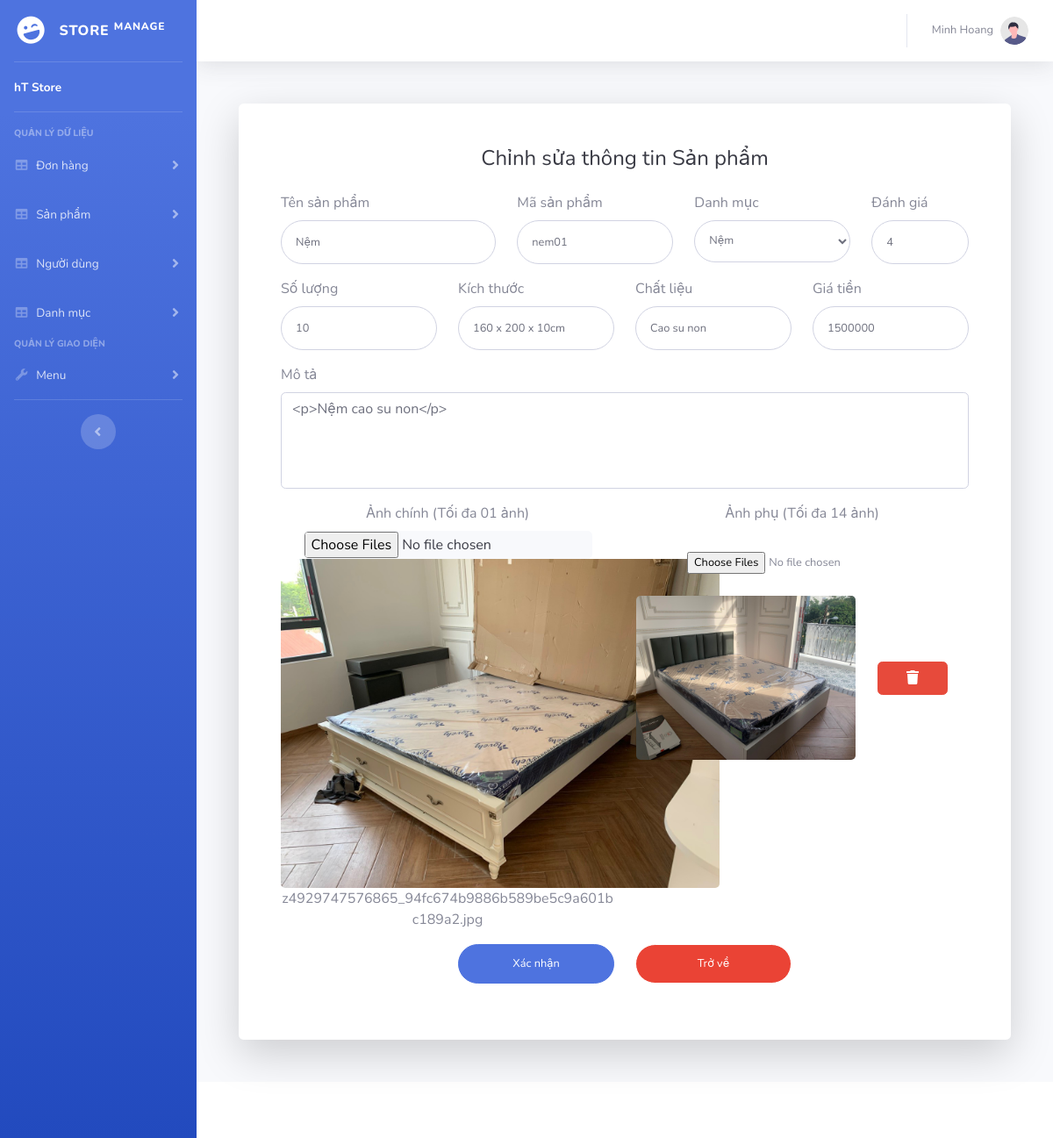
The app's page /admin/product/edit/39 (signed in), older data.
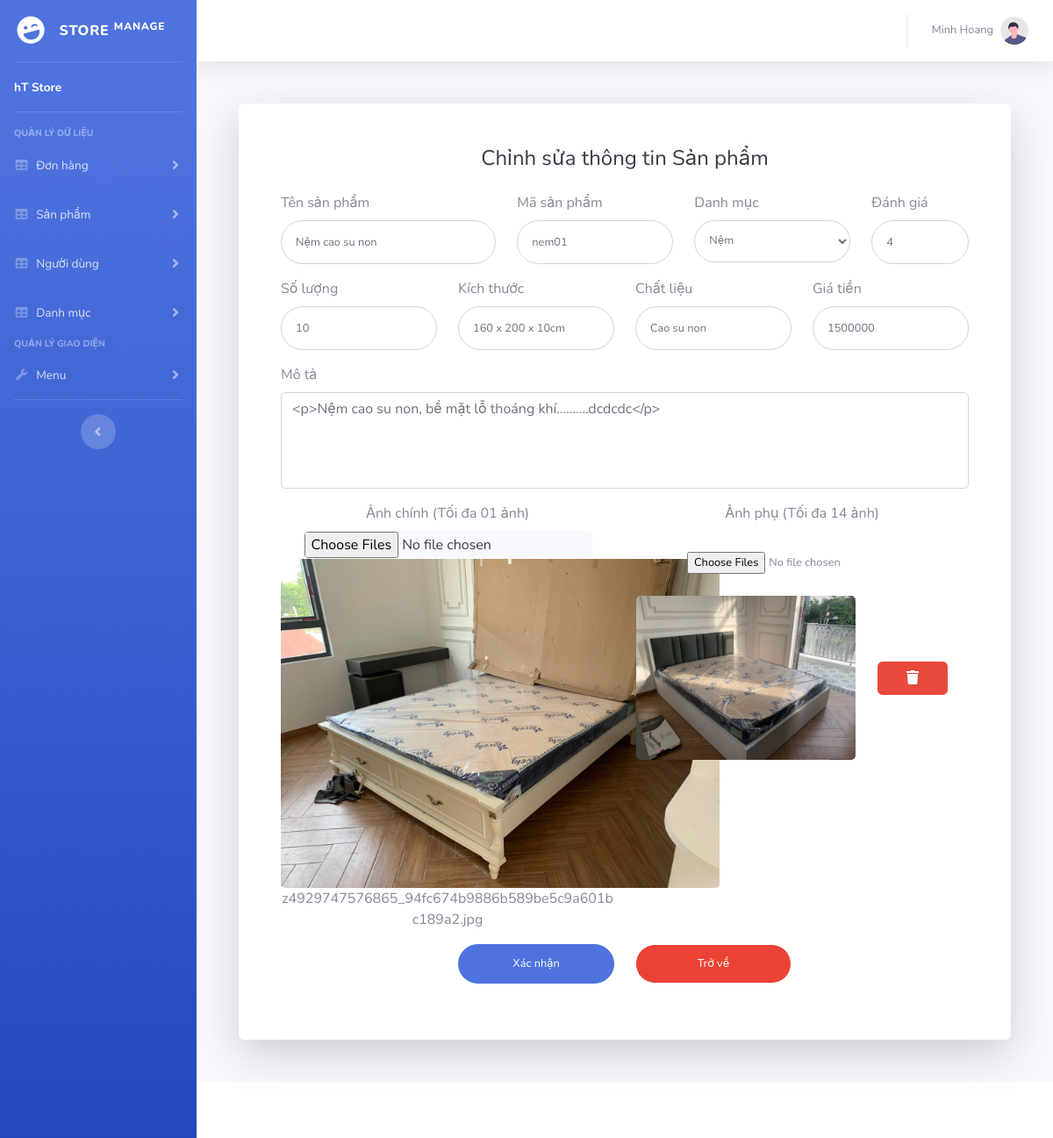
The same page, newer data.
### tables this page shows
CREATE TABLE `tbl_product` (
  `Id` int(11) NOT NULL,
  `ProductName` text DEFAULT NULL,
  `Description` text DEFAULT NULL,
  `IdCate` int(11) DEFAULT NULL,
  `Image` text DEFAULT NULL,
  `Quanity` int(11) DEFAULT NULL,
  `Size` text DEFAULT NULL,
  `ProdCode` text DEFAULT NULL,
  `Material` text DEFAULT NULL,
  `Price` int(11) DEFAULT NULL,
  `Rating` int(11) DEFAULT NULL
);

CREATE TABLE `tbl_category` (
  `Id` int(11) NOT NULL,
  `CategoryName` text DEFAULT NULL,
  `Description` text DEFAULT NULL
);

### app/Controllers/admin/ProductController.php (called while the page is built, shortened)
<?php
class ProductController extends Controller
{
    public function edit()
    {
        $data = [];
        $this->View($data);
    }
}

### app/ViewModels/ProductVM.php (called while the page is built, shortened)
<?php
class ProductVM extends Model
{
    function __construct($product = null)
    {
        if (!is_array($product)) {
            $id = $product;
            $product = $this->GetProductById($id);
        }
        $this->Id = isset($product["Id"]) ? $product["Id"] : null;
        $this->ProductName = isset($product["ProductName"]) ? $product["ProductName"] : null;
        $this->Description = isset($product["Description"]) ? $product["Description"] : null;
        $this->IdCate = isset($product["IdCate"]) ? $product["IdCate"] : null;
        $this->Image = isset($product["Image"]) ? $product["Image"] : null;
        $this->Quanity = isset($product["Quanity"]) ? $product["Quanity"] : null;
        $this->Size = isset($product["Size"]) ? $product["Size"] : null;
        $this->Price = isset($product["Price"]) ? $product["Price"] : null;
        $this->ProdCode = isset($product["ProdCode"]) ? $product["ProdCode"] : null;
        $this->Material = isset($product["Material"]) ? $product["Material"] : null;
        $this->Rating = isset($product["Rating"]) ? $product["Rating"] : null;
    }
    function GetProductById($id)
    {
        return $this->SELECTROW(ProductVM::tableName, $this->WhereEq("Id", $id));
    }
}

### core/Database.php (called while the page is built, shortened)
<?php
class Database
{
    public static $DbConnect;
    function __construct()
    {
        global $db_config;
        try {
            self::$DbConnect = new mysqli($db_config['host'], $db_config['user'], isset($db_config['pass']) ? $db_config['pass'] : '', $db_config['db']);
            mysqli_set_charset(self::$DbConnect, 'UTF8');
        } catch (Exception $exception) {
            $mess = $exception->getMessage();
            $data['mess'] = $mess;
            App::$app->loadError('database', $data);
            die();
        }
    }
    public function WhereEq($columname, $value)
    {
        return " `{$columname}` = '{$value}' ";
    }
    function SELECTROW($tableName = null, $where)
    {
        $sql = "SELECT * FROM `{$tableName}` WHERE {$where}";
        $result = self::$DbConnect->query($sql);
        if ($result->num_rows > 0) {
            return $result->fetch_assoc();
        }
        return null;
    }
    function SELECTROWS($tableName, $where)
    {
        $sql = "SELECT * FROM `{$tableName}` WHERE {$where}";
        $result = self::$DbConnect->query($sql);
        if ($result->num_rows > 0) {
            return $result;
        }
        return null;
    }
}

### app/ViewModels/CategoryVM.php (called while the page is built, shortened)
<?php
class CategoryVM extends Model
{
    function __construct($category = null)
    {
        $this->Id = isset($category["Id"]) ? $category["Id"] : null;
        $this->CategoryName = isset($category["CategoryName"]) ? $category["CategoryName"] : null;
    }
    function GetDataTable()
    {
        return $this->SELECTROWS(CategoryVM::tableName, "1");
    }
}

### app/ViewModels/ImageVM.php (called while the page is built, shortened)
<?php
class ImageVM extends Model
{
    function __construct($item = null)
    {
        $this->Id = isset($item["Id"]) ? $item["Id"] : null;
        $this->IdProd = isset($item["IdProd"]) ? $item["IdProd"] : null;
        $this->Image = isset($item["Image"]) ? $item["Image"] : null;
    }
    function GetDataTable()
    {
        return $this->SELECTROWS(ImageVM::tableName, "1");
    }
}

### app/Views/admin/product/edit.php (the view, shortened to what the changed rows need)
<?php
$model = new CategoryVM();
$data = $model->GetDataTable();
require_once 'app/ViewModels/ProductVM.php';
$modelP = new ProductVM(App::$__params[0]);
?>
<div class="container">
    <div class="card o-hidden border-0 shadow-lg my-5">
        <div class="card-body p-0">
            <div class="row">
                <div class="col-lg-12">
                    <div class="p-5">
                        <div class="text-center">
                            <h1 class="h4 text-gray-900 mb-4">Chỉnh sửa thông tin Sản phẩm</h1>
                        </div>
                        <form class="user" method="post" action="" enctype="multipart/form-data" autocomplete="off">
                            <div class="form-group row">
                                <div class="col-sm-4 mb-3 mb-sm-0">
                                    <label for="">Tên sản phẩm</label>
                                    <input type="text" class="form-control form-control-user" id="" value="<?php echo $modelP->ProductName; ?>" placeholder="Tên sản phẩm" name="product[ProductName]" required>
                                </div>
                                <div class="col-sm-3">
                                    <label for="">Mã sản phẩm</label>
                                    <input type="text" class="form-control form-control-user" id="" value="<?php echo $modelP->ProdCode; ?>" placeholder="Mã sản phẩm" name="product[ProdCode]" required>
                                </div>
                                <div class="col-sm-3">
                                    <label for="">Danh mục</label>
                                    <select class="form-control" style="border-radius: 10rem;font-size: .8rem; height: 48px;" name="product[IdCate]" value required>
                                        <?php
                                        if (!empty($data)) {
                                            while ($row = $data->fetch_array()) {
                                                $_item = new CategoryVM($row);
                                        ?>
                                                <option value="<?php echo $_item->Id ?>" <?php if ($_item->Id == $modelP->IdCate)
                                                                                                echo "selected"; ?>>
                                                    <?php echo $_item->CategoryName ?>
                                                </option>
                                        <?php
                                            }
                                        }
                                        ?>
                                    </select>
                                </div>
                                <div class="col-sm-2">
                                    <label for="">Đánh giá</label>
                                    <input type="text" class="form-control form-control-user" id="" value="<?php echo $modelP->Rating; ?>" placeholder="Đánh giá" name="product[Rating]" required>
                                </div>
                            </div>
                            <div class="form-group row">
                                <div class="col-sm-3">
                                    <label for="">Số lượng</label>
                                    <input type="number" class="form-control form-control-user" value="<?php echo $modelP->Quanity; ?>" id="" placeholder="Số lượng" name="product[Quanity]" required>
                                </div>
                                <div class="col-sm-3">
                                    <label for="">Kích thước</label>
                                    <input type="text" class="form-control form-control-user" value="<?php echo $modelP->Size; ?>" id="" placeholder="Số lượng" name="product[Size]" required>
                                </div>
                                <div class="col-sm-3">
                                    <label for="">Chất liệu</label>
                                    <input type="text" class="form-control form-control-user" value="<?php echo $modelP->Material; ?>" id="" placeholder="Chất liệu" name="product[Material]" required>
                                </div>
                                <div class="col-sm-3">
                                    <label for="">Giá tiền</label>
                                    <input type="text" class="form-control form-control-user" id="" value="<?php echo $modelP->Price; ?>" placeholder="Giá sản phẩm" name="product[Price]" required>
                                </div>
                            </div>
                            <div class="form-group row">
                                <div class="col-sm-12 mb-12 mb-sm-0">
                                    <label for="">Mô tả</label><br />
                                    <textarea rows="4" style="resize: none;" class="form-control" id="editor1" placeholder="Mô tả" name="product[Description]" required><?php echo $modelP->Description; ?></textarea>
                                </div>
                            </div>
                            <div class="form-group row">
                                <div class="col-sm-6 mb-6 mb-sm-0 text-center">
                                    <label for="">Ảnh chính (Tối đa 01 ảnh)</label><br />
                                    <input type="file" class="btn btn-light btn-icon-split" name="fileToUpload" id="fileToUpload" multiple>
                                    <img src="/public/uploads/<?php echo $modelP->Image; ?>" width="500" style="border-radius:5px;"><br />
                                    <?php echo $modelP->Image; ?><br />
                                </div>
                                <div class="col-sm-6 text-center">
                                    <label for="">Ảnh phụ (Tối đa 14 ảnh)</label><br />
                                    <input type="file" class="form-control-user" name="fileToUploadBonus[]" id="fileToUploadBonus" multiple>
                                    <table>
                                        <?php
                                        $img = new ImageVM();
                                        $dataImage = $img->GetDataTable();
                                        if ($dataImage) {
                                            while ($rowi = $dataImage->fetch_array()) {
                                                $itemimg = new ImageVM($rowi);
                                                if ($itemimg->IdProd == $modelP->Id) {
                                        ?>
                                                    <tr>
                                                        <td> <img src="/public/uploads/bonus/<?php echo $itemimg->Image; ?>" width="250px" style="border-radius:5px;"></td>
                                                        <td class="text-center" style="width: 150px;">
                                                            <a onclick="return confirm('Xoá ảnh này?')" href="/admin/product/deleteImg/<?php echo $itemimg->Id ?>" class="btn btn-danger"><i class='fas fa-trash'></i></a>
                                                        </td>
                                                    </tr>
                                        <?php
                                                }
                                            }
                                        }
                                        ?>
                                    </table>
                                </div>
                            </div>
                            <div class="form-group row">
                                <div class="col-sm-3 mb-3 mb-sm-0">
                                </div>
                                <div class="col-sm-3 mb-3 mb-sm-0">
                                    <button name="btnEdit" type="submit" class="btn btn-primary btn-user btn-block">
                                        Xác nhận
                                    </button>
                                </div>
                                <div class="col-sm-3">
                                    <a href="/admin/product" class="btn btn-google btn-user btn-block">
                                        Trở về
                                    </a>
                                </div>
                            </div>
                        </form>
                    </div>
                </div>
            </div>
        </div>
    </div>
</div>

Row changes from the older to the newer data that the page shows:
changed tbl_product "z4929747576865_94fc674b9886b589be5c9a601bc189a2.jpg": ProductName "Nệm" → "Nệm cao su non"; Description "<p>Nệm cao su non</p>" → "<p>Nệm cao su non, bề mặt lỗ thoáng khí..........dcdcdc</p>"
